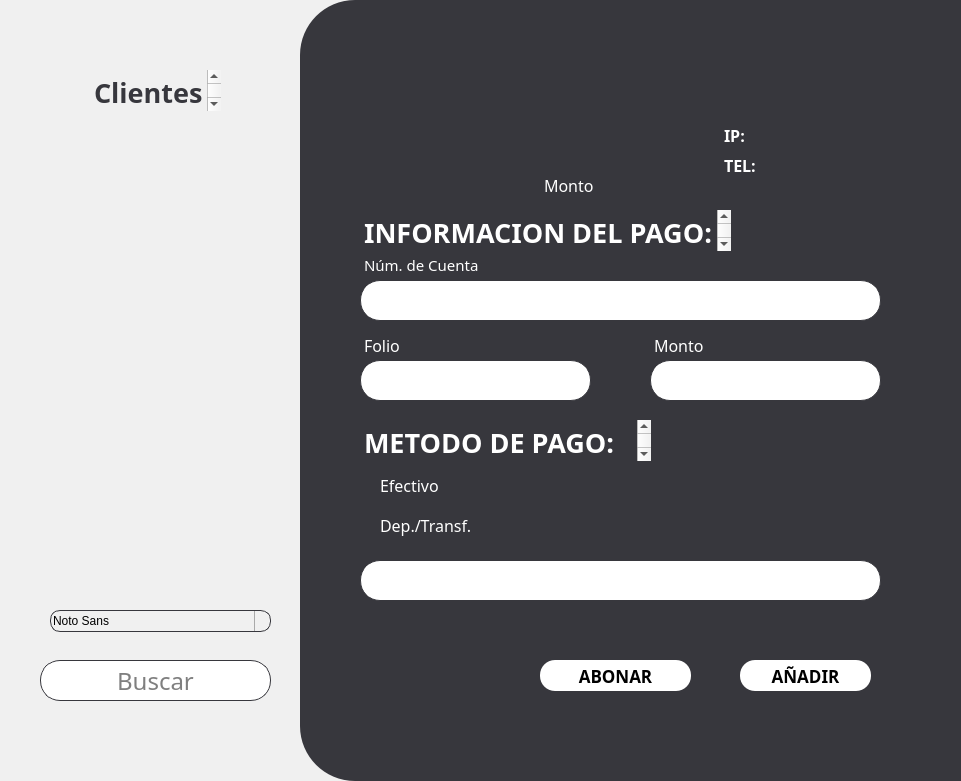
  <widget class="QFrame" name="frame_white">
   <property name="geometry">
    <rect>
     <x>340</x>
     <y>0</y>
     <width>961</width>
     <height>781</height>
    </rect>
   </property>
   <property name="styleSheet">
    <string notr="true">QFrame {
    border: none;       /* Color y grosor del borde */
    border-radius: 55px;          /* Radio de las esquinas */
    background-color: #f0f0f0;    /* Color de fondo */
    margin: 0px;                  /* Margen externo a 0 */
    padding: 0px;                 /* Espaciado interno a 0 */
}

</string>
   </property>
   <property name="frameShape">
    <enum>QFrame::StyledPanel</enum>
   </property>
   <property name="frameShadow">
    <enum>QFrame::Raised</enum>
   </property>
   <widget class="QFrame" name="frame_white_grey">
    <property name="geometry">
     <rect>
      <x>300</x>
      <y>0</y>
      <width>961</width>
      <height>781</height>
     </rect>
    </property>
    <property name="styleSheet">
     <string notr="true">QFrame {
    border: none;       /* Color y grosor del borde */
    border-radius: 55px;          /* Radio de las esquinas */
    background-color: #37373d;    /* Color de fondo */
    margin: 0px;                  /* Margen externo a 0 */
    padding: 0px;                 /* Espaciado interno a 0 */
}

</string>
    </property>
    <property name="frameShape">
     <enum>QFrame::StyledPanel</enum>
    </property>
    <property name="frameShadow">
     <enum>QFrame::Raised</enum>
    </property>
    <widget class="QRadioButton" name="EfectivoOption">
     <property name="geometry">
      <rect>
       <x>60</x>
       <y>470</y>
       <width>141</width>
       <height>31</height>
      </rect>
     </property>
     <property name="font">
      <font>
       <family>Montserrat</family>
       <pointsize>12</pointsize>
      </font>
     </property>
     <property name="styleSheet">
      <string notr="true">QRadioButton{
 background: transparent; 
color: #FFFFFF;
}</string>
     </property>
     <property name="text">
      <string>Efectivo</string>
     </property>
    </widget>
    <widget class="QRadioButton" name="DeptTransfOption">
     <property name="geometry">
      <rect>
       <x>60</x>
       <y>510</y>
       <width>141</width>
       <height>31</height>
      </rect>
     </property>
     <property name="font">
      <font>
       <family>Montserrat</family>
       <pointsize>12</pointsize>
      </font>
     </property>
     <property name="styleSheet">
      <string notr="true">QRadioButton{
 background: transparent; 
color: #FFFFFF;
}</string>
     </property>
     <property name="text">
      <string>Dep./Transf.</string>
     </property>
    </widget>
    <widget class="QPushButton" name="GuardarButton">
     <property name="geometry">
      <rect>
       <x>440</x>
       <y>660</y>
       <width>131</width>
       <height>31</height>
      </rect>
     </property>
     <property name="font">
      <font>
       <family>Montserrat</family>
       <pointsize>13</pointsize>
       <weight>75</weight>
       <bold>true</bold>
      </font>
     </property>
     <property name="styleSheet">
      <string notr="true">QPushButton{
		background: #FFFFFF; 
		 border-radius: 15px; 
}</string>
     </property>
     <property name="text">
      <string>AÑADIR</string>
     </property>
    </widget>
    <widget class="QLineEdit" name="MetodoHolder">
     <property name="geometry">
      <rect>
       <x>60</x>
       <y>560</y>
       <width>521</width>
       <height>41</height>
      </rect>
     </property>
     <property name="font">
      <font>
       <family>Montserrat</family>
       <pointsize>18</pointsize>
      </font>
     </property>
     <property name="layoutDirection">
      <enum>Qt::LeftToRight</enum>
     </property>
     <property name="styleSheet">
      <string notr="true">QLineEdit{
	border: 1px solid  #37373d;
		background: #FFFFFF; 
		 border-radius: 20px; 
}</string>
     </property>
     <property name="inputMask">
      <string/>
     </property>
     <property name="alignment">
      <set>Qt::AlignCenter</set>
     </property>
     <property name="placeholderText">
      <string/>
     </property>
    </widget>
    <widget class="QPushButton" name="AbonarButton">
     <property name="geometry">
      <rect>
       <x>240</x>
       <y>660</y>
       <width>151</width>
       <height>31</height>
      </rect>
     </property>
     <property name="font">
      <font>
       <family>Montserrat</family>
       <pointsize>13</pointsize>
       <weight>75</weight>
       <bold>true</bold>
      </font>
     </property>
     <property name="styleSheet">
      <string notr="true">QPushButton{
		background: #FFFFFF; 
		 border-radius: 15px; 
}</string>
     </property>
     <property name="text">
      <string>ABONAR</string>
     </property>
    </widget>
    <widget class="QTextBrowser" name="MetodoPago">
     <property name="geometry">
      <rect>
       <x>60</x>
       <y>420</y>
       <width>291</width>
       <height>41</height>
      </rect>
     </property>
     <property name="sizePolicy">
      <sizepolicy hsizetype="Expanding" vsizetype="Expanding">
       <horstretch>0</horstretch>
       <verstretch>0</verstretch>
      </sizepolicy>
     </property>
     <property name="font">
      <font>
       <family>Montserrat</family>
      </font>
     </property>
     <property name="toolTipDuration">
      <number>-1</number>
     </property>
     <property name="autoFillBackground">
      <bool>false</bool>
     </property>
     <property name="styleSheet">
      <string notr="true">QTextBrowser {
    background: transparent;  /* Quitar el fondo */
	color:#FFFFFF;
    border: none;             /* Quitar el borde */
	margin: 0;                /* Eliminar márgenes */
}</string>
     </property>
     <property name="html">
      <string>&lt;!DOCTYPE HTML PUBLIC &quot;-//W3C//DTD HTML 4.0//EN&quot; &quot;http://www.w3.org/TR/REC-html40/strict.dtd&quot;&gt;
&lt;html&gt;&lt;head&gt;&lt;meta name=&quot;qrichtext&quot; content=&quot;1&quot; /&gt;&lt;style type=&quot;text/css&quot;&gt;
p, li { white-space: pre-wrap; }
&lt;/style&gt;&lt;/head&gt;&lt;body style=&quot; font-family:'Montserrat'; font-size:8.25pt; font-weight:400; font-style:normal;&quot;&gt;
&lt;p style=&quot; margin-top:0px; margin-bottom:0px; margin-left:0px; margin-right:0px; -qt-block-indent:0; text-indent:0px;&quot;&gt;&lt;span style=&quot; font-family:'MS Shell Dlg 2'; font-size:20pt; font-weight:600;&quot;&gt;METODO DE PAGO:&lt;/span&gt;&lt;/p&gt;&lt;/body&gt;&lt;/html&gt;</string>
     </property>
    </widget>
    <widget class="QTextBrowser" name="InfoPago">
     <property name="geometry">
      <rect>
       <x>60</x>
       <y>210</y>
       <width>371</width>
       <height>41</height>
      </rect>
     </property>
     <property name="sizePolicy">
      <sizepolicy hsizetype="Expanding" vsizetype="Expanding">
       <horstretch>0</horstretch>
       <verstretch>0</verstretch>
      </sizepolicy>
     </property>
     <property name="font">
      <font>
       <family>Montserrat</family>
      </font>
     </property>
     <property name="toolTipDuration">
      <number>-1</number>
     </property>
     <property name="autoFillBackground">
      <bool>false</bool>
     </property>
     <property name="styleSheet">
      <string notr="true">QTextBrowser {
    background: transparent;  /* Quitar el fondo */
	color:#FFFFFF;
    border: none;             /* Quitar el borde */
	margin: 0;                /* Eliminar márgenes */
}</string>
     </property>
     <property name="html">
      <string>&lt;!DOCTYPE HTML PUBLIC &quot;-//W3C//DTD HTML 4.0//EN&quot; &quot;http://www.w3.org/TR/REC-html40/strict.dtd&quot;&gt;
&lt;html&gt;&lt;head&gt;&lt;meta name=&quot;qrichtext&quot; content=&quot;1&quot; /&gt;&lt;style type=&quot;text/css&quot;&gt;
p, li { white-space: pre-wrap; }
&lt;/style&gt;&lt;/head&gt;&lt;body style=&quot; font-family:'Montserrat'; font-size:8.25pt; font-weight:400; font-style:normal;&quot;&gt;
&lt;p style=&quot; margin-top:0px; margin-bottom:0px; margin-left:0px; margin-right:0px; -qt-block-indent:0; text-indent:0px;&quot;&gt;&lt;span style=&quot; font-family:'MS Shell Dlg 2'; font-size:20pt; font-weight:600;&quot;&gt;INFORMACION DEL PAGO:&lt;/span&gt;&lt;/p&gt;&lt;/body&gt;&lt;/html&gt;</string>
     </property>
    </widget>
    <widget class="QLineEdit" name="NumCuentaHolder">
     <property name="geometry">
      <rect>
       <x>60</x>
       <y>280</y>
       <width>521</width>
       <height>41</height>
      </rect>
     </property>
     <property name="font">
      <font>
       <family>Montserrat</family>
       <pointsize>18</pointsize>
      </font>
     </property>
     <property name="layoutDirection">
      <enum>Qt::LeftToRight</enum>
     </property>
     <property name="styleSheet">
      <string notr="true">QLineEdit{
	border: 1px solid  #37373d;
		background: #FFFFFF; 
		 border-radius: 20px; 
}</string>
     </property>
     <property name="inputMask">
      <string/>
     </property>
     <property name="alignment">
      <set>Qt::AlignCenter</set>
     </property>
     <property name="placeholderText">
      <string/>
     </property>
    </widget>
    <widget class="QTextBrowser" name="NumCuenta">
     <property name="geometry">
      <rect>
       <x>60</x>
       <y>250</y>
       <width>291</width>
       <height>41</height>
      </rect>
     </property>
     <property name="sizePolicy">
      <sizepolicy hsizetype="Expanding" vsizetype="Expanding">
       <horstretch>0</horstretch>
       <verstretch>0</verstretch>
      </sizepolicy>
     </property>
     <property name="font">
      <font>
       <family>Montserrat</family>
       <pointsize>5</pointsize>
      </font>
     </property>
     <property name="toolTipDuration">
      <number>-1</number>
     </property>
     <property name="autoFillBackground">
      <bool>false</bool>
     </property>
     <property name="styleSheet">
      <string notr="true">QTextBrowser {
    background: transparent;  /* Quitar el fondo */
	color:#FFFFFF;
    border: none;             /* Quitar el borde */
	margin: 0;                /* Eliminar márgenes */
}</string>
     </property>
     <property name="html">
      <string>&lt;!DOCTYPE HTML PUBLIC &quot;-//W3C//DTD HTML 4.0//EN&quot; &quot;http://www.w3.org/TR/REC-html40/strict.dtd&quot;&gt;
&lt;html&gt;&lt;head&gt;&lt;meta name=&quot;qrichtext&quot; content=&quot;1&quot; /&gt;&lt;style type=&quot;text/css&quot;&gt;
p, li { white-space: pre-wrap; }
&lt;/style&gt;&lt;/head&gt;&lt;body style=&quot; font-family:'Montserrat'; font-size:5pt; font-weight:400; font-style:normal;&quot;&gt;
&lt;p style=&quot; margin-top:0px; margin-bottom:0px; margin-left:0px; margin-right:0px; -qt-block-indent:0; text-indent:0px;&quot;&gt;&lt;span style=&quot; font-size:11pt;&quot;&gt;Núm. de Cuenta&lt;/span&gt;&lt;/p&gt;&lt;/body&gt;&lt;/html&gt;</string>
     </property>
    </widget>
    <widget class="QLineEdit" name="FolioHolder">
     <property name="geometry">
      <rect>
       <x>60</x>
       <y>360</y>
       <width>231</width>
       <height>41</height>
      </rect>
     </property>
     <property name="font">
      <font>
       <family>Montserrat</family>
       <pointsize>18</pointsize>
      </font>
     </property>
     <property name="layoutDirection">
      <enum>Qt::LeftToRight</enum>
     </property>
     <property name="styleSheet">
      <string notr="true">QLineEdit{
	border: 1px solid  #37373d;
		background: #FFFFFF; 
		 border-radius: 20px; 
}</string>
     </property>
     <property name="inputMask">
      <string/>
     </property>
     <property name="alignment">
      <set>Qt::AlignCenter</set>
     </property>
     <property name="placeholderText">
      <string/>
     </property>
    </widget>
    <widget class="QTextBrowser" name="Folio">
     <property name="geometry">
      <rect>
       <x>60</x>
       <y>330</y>
       <width>201</width>
       <height>41</height>
      </rect>
     </property>
     <property name="sizePolicy">
      <sizepolicy hsizetype="Expanding" vsizetype="Expanding">
       <horstretch>0</horstretch>
       <verstretch>0</verstretch>
      </sizepolicy>
     </property>
     <property name="font">
      <font>
       <family>Montserrat</family>
       <pointsize>5</pointsize>
      </font>
     </property>
     <property name="toolTipDuration">
      <number>-1</number>
     </property>
     <property name="autoFillBackground">
      <bool>false</bool>
     </property>
     <property name="styleSheet">
      <string notr="true">QTextBrowser {
    background: transparent;  /* Quitar el fondo */
	color:#FFFFFF;
    border: none;             /* Quitar el borde */
	margin: 0;                /* Eliminar márgenes */
}</string>
     </property>
     <property name="html">
      <string>&lt;!DOCTYPE HTML PUBLIC &quot;-//W3C//DTD HTML 4.0//EN&quot; &quot;http://www.w3.org/TR/REC-html40/strict.dtd&quot;&gt;
&lt;html&gt;&lt;head&gt;&lt;meta name=&quot;qrichtext&quot; content=&quot;1&quot; /&gt;&lt;style type=&quot;text/css&quot;&gt;
p, li { white-space: pre-wrap; }
&lt;/style&gt;&lt;/head&gt;&lt;body style=&quot; font-family:'Montserrat'; font-size:5pt; font-weight:400; font-style:normal;&quot;&gt;
&lt;p style=&quot; margin-top:0px; margin-bottom:0px; margin-left:0px; margin-right:0px; -qt-block-indent:0; text-indent:0px;&quot;&gt;&lt;span style=&quot; font-size:12pt;&quot;&gt;Folio&lt;/span&gt;&lt;/p&gt;&lt;/body&gt;&lt;/html&gt;</string>
     </property>
    </widget>
    <widget class="QTextBrowser" name="MontoText_2">
     <property name="geometry">
      <rect>
       <x>350</x>
       <y>330</y>
       <width>201</width>
       <height>41</height>
      </rect>
     </property>
     <property name="sizePolicy">
      <sizepolicy hsizetype="Expanding" vsizetype="Expanding">
       <horstretch>0</horstretch>
       <verstretch>0</verstretch>
      </sizepolicy>
     </property>
     <property name="font">
      <font>
       <family>Montserrat</family>
       <pointsize>5</pointsize>
      </font>
     </property>
     <property name="toolTipDuration">
      <number>-1</number>
     </property>
     <property name="autoFillBackground">
      <bool>false</bool>
     </property>
     <property name="styleSheet">
      <string notr="true">QTextBrowser {
    background: transparent;  /* Quitar el fondo */
	color:#FFFFFF;
    border: none;             /* Quitar el borde */
	margin: 0;                /* Eliminar márgenes */
}</string>
     </property>
     <property name="html">
      <string>&lt;!DOCTYPE HTML PUBLIC &quot;-//W3C//DTD HTML 4.0//EN&quot; &quot;http://www.w3.org/TR/REC-html40/strict.dtd&quot;&gt;
&lt;html&gt;&lt;head&gt;&lt;meta name=&quot;qrichtext&quot; content=&quot;1&quot; /&gt;&lt;style type=&quot;text/css&quot;&gt;
p, li { white-space: pre-wrap; }
&lt;/style&gt;&lt;/head&gt;&lt;body style=&quot; font-family:'Montserrat'; font-size:5pt; font-weight:400; font-style:normal;&quot;&gt;
&lt;p style=&quot; margin-top:0px; margin-bottom:0px; margin-left:0px; margin-right:0px; -qt-block-indent:0; text-indent:0px;&quot;&gt;&lt;span style=&quot; font-size:12pt;&quot;&gt;Monto&lt;/span&gt;&lt;/p&gt;&lt;/body&gt;&lt;/html&gt;</string>
     </property>
    </widget>
    <widget class="QLineEdit" name="MontoHolder">
     <property name="geometry">
      <rect>
       <x>350</x>
       <y>360</y>
       <width>231</width>
       <height>41</height>
      </rect>
     </property>
     <property name="font">
      <font>
       <family>Montserrat</family>
       <pointsize>18</pointsize>
      </font>
     </property>
     <property name="layoutDirection">
      <enum>Qt::LeftToRight</enum>
     </property>
     <property name="styleSheet">
      <string notr="true">QLineEdit{
	border: 1px solid  #37373d;
		background: #FFFFFF; 
		 border-radius: 20px; 
}</string>
     </property>
     <property name="inputMask">
      <string/>
     </property>
     <property name="alignment">
      <set>Qt::AlignCenter</set>
     </property>
     <property name="placeholderText">
      <string/>
     </property>
    </widget>
    <widget class="QTextBrowser" name="Adeudo">
     <property name="geometry">
      <rect>
       <x>60</x>
       <y>150</y>
       <width>181</width>
       <height>41</height>
      </rect>
     </property>
     <property name="sizePolicy">
      <sizepolicy hsizetype="Expanding" vsizetype="Expanding">
       <horstretch>0</horstretch>
       <verstretch>0</verstretch>
      </sizepolicy>
     </property>
     <property name="font">
      <font>
       <family>Montserrat</family>
       <pointsize>5</pointsize>
      </font>
     </property>
     <property name="toolTipDuration">
      <number>-1</number>
     </property>
     <property name="autoFillBackground">
      <bool>false</bool>
     </property>
     <property name="styleSheet">
      <string notr="true">QTextBrowser {
    background: transparent;  /* Quitar el fondo */
	color:#FFFFFF;
    border: none;             /* Quitar el borde */
	margin: 0;                /* Eliminar márgenes */
}</string>
     </property>
     <property name="html">
      <string>&lt;!DOCTYPE HTML PUBLIC &quot;-//W3C//DTD HTML 4.0//EN&quot; &quot;http://www.w3.org/TR/REC-html40/strict.dtd&quot;&gt;
&lt;html&gt;&lt;head&gt;&lt;meta name=&quot;qrichtext&quot; content=&quot;1&quot; /&gt;&lt;style type=&quot;text/css&quot;&gt;
p, li { white-space: pre-wrap; }
&lt;/style&gt;&lt;/head&gt;&lt;body style=&quot; font-family:'Montserrat'; font-size:5pt; font-weight:400; font-style:normal;&quot;&gt;
&lt;p style=&quot;-qt-paragraph-type:empty; margin-top:0px; margin-bottom:0px; margin-left:0px; margin-right:0px; -qt-block-indent:0; text-indent:0px;&quot;&gt;&lt;br /&gt;&lt;/p&gt;&lt;/body&gt;&lt;/html&gt;</string>
     </property>
    </widget>
    <widget class="QTextBrowser" name="MontoText">
     <property name="geometry">
      <rect>
       <x>240</x>
       <y>170</y>
       <width>81</width>
       <height>41</height>
      </rect>
     </property>
     <property name="sizePolicy">
      <sizepolicy hsizetype="Expanding" vsizetype="Expanding">
       <horstretch>0</horstretch>
       <verstretch>0</verstretch>
      </sizepolicy>
     </property>
     <property name="font">
      <font>
       <family>Montserrat</family>
       <pointsize>5</pointsize>
      </font>
     </property>
     <property name="toolTipDuration">
      <number>-1</number>
     </property>
     <property name="autoFillBackground">
      <bool>false</bool>
     </property>
     <property name="styleSheet">
      <string notr="true">QTextBrowser {
    background: transparent;  /* Quitar el fondo */
	color:#FFFFFF;
    border: none;             /* Quitar el borde */
	margin: 0;                /* Eliminar márgenes */
}</string>
     </property>
     <property name="html">
      <string>&lt;!DOCTYPE HTML PUBLIC &quot;-//W3C//DTD HTML 4.0//EN&quot; &quot;http://www.w3.org/TR/REC-html40/strict.dtd&quot;&gt;
&lt;html&gt;&lt;head&gt;&lt;meta name=&quot;qrichtext&quot; content=&quot;1&quot; /&gt;&lt;style type=&quot;text/css&quot;&gt;
p, li { white-space: pre-wrap; }
&lt;/style&gt;&lt;/head&gt;&lt;body style=&quot; font-family:'Montserrat'; font-size:5pt; font-weight:400; font-style:normal;&quot;&gt;
&lt;p style=&quot; margin-top:0px; margin-bottom:0px; margin-left:0px; margin-right:0px; -qt-block-indent:0; text-indent:0px;&quot;&gt;&lt;span style=&quot; font-size:12pt;&quot;&gt;Monto&lt;/span&gt;&lt;/p&gt;&lt;/body&gt;&lt;/html&gt;</string>
     </property>
    </widget>
    <widget class="QTextBrowser" name="Adeudo_2">
     <property name="geometry">
      <rect>
       <x>60</x>
       <y>70</y>
       <width>331</width>
       <height>61</height>
      </rect>
     </property>
     <property name="sizePolicy">
      <sizepolicy hsizetype="Expanding" vsizetype="Expanding">
       <horstretch>0</horstretch>
       <verstretch>0</verstretch>
      </sizepolicy>
     </property>
     <property name="font">
      <font>
       <family>Montserrat</family>
       <pointsize>5</pointsize>
       <weight>50</weight>
       <bold>false</bold>
      </font>
     </property>
     <property name="toolTipDuration">
      <number>-1</number>
     </property>
     <property name="autoFillBackground">
      <bool>false</bool>
     </property>
     <property name="styleSheet">
      <string notr="true">QTextBrowser {
    background: transparent;  /* Quitar el fondo */
	color:#FFFFFF;
    border: none;             /* Quitar el borde */
	margin: 0;                /* Eliminar márgenes */
}</string>
     </property>
     <property name="html">
      <string>&lt;!DOCTYPE HTML PUBLIC &quot;-//W3C//DTD HTML 4.0//EN&quot; &quot;http://www.w3.org/TR/REC-html40/strict.dtd&quot;&gt;
&lt;html&gt;&lt;head&gt;&lt;meta name=&quot;qrichtext&quot; content=&quot;1&quot; /&gt;&lt;style type=&quot;text/css&quot;&gt;
p, li { white-space: pre-wrap; }
&lt;/style&gt;&lt;/head&gt;&lt;body style=&quot; font-family:'Montserrat'; font-size:5pt; font-weight:400; font-style:normal;&quot;&gt;
&lt;p style=&quot;-qt-paragraph-type:empty; margin-top:0px; margin-bottom:0px; margin-left:0px; margin-right:0px; -qt-block-indent:0; text-indent:0px;&quot;&gt;&lt;br /&gt;&lt;/p&gt;&lt;/body&gt;&lt;/html&gt;</string>
     </property>
    </widget>
    <widget class="QTextBrowser" name="IpText">
     <property name="geometry">
      <rect>
       <x>420</x>
       <y>120</y>
       <width>31</width>
       <height>31</height>
      </rect>
     </property>
     <property name="sizePolicy">
      <sizepolicy hsizetype="Expanding" vsizetype="Expanding">
       <horstretch>0</horstretch>
       <verstretch>0</verstretch>
      </sizepolicy>
     </property>
     <property name="font">
      <font>
       <family>Montserrat</family>
       <pointsize>5</pointsize>
      </font>
     </property>
     <property name="toolTipDuration">
      <number>-1</number>
     </property>
     <property name="autoFillBackground">
      <bool>false</bool>
     </property>
     <property name="styleSheet">
      <string notr="true">QTextBrowser {
    background: transparent;  /* Quitar el fondo */
	color:#FFFFFF;
    border: none;             /* Quitar el borde */
	margin: 0;                /* Eliminar márgenes */
}</string>
     </property>
     <property name="html">
      <string>&lt;!DOCTYPE HTML PUBLIC &quot;-//W3C//DTD HTML 4.0//EN&quot; &quot;http://www.w3.org/TR/REC-html40/strict.dtd&quot;&gt;
&lt;html&gt;&lt;head&gt;&lt;meta name=&quot;qrichtext&quot; content=&quot;1&quot; /&gt;&lt;style type=&quot;text/css&quot;&gt;
p, li { white-space: pre-wrap; }
&lt;/style&gt;&lt;/head&gt;&lt;body style=&quot; font-family:'Montserrat'; font-size:5pt; font-weight:400; font-style:normal;&quot;&gt;
&lt;p style=&quot; margin-top:0px; margin-bottom:0px; margin-left:0px; margin-right:0px; -qt-block-indent:0; text-indent:0px;&quot;&gt;&lt;span style=&quot; font-size:12pt; font-weight:600;&quot;&gt;IP:&lt;/span&gt;&lt;/p&gt;&lt;/body&gt;&lt;/html&gt;</string>
     </property>
    </widget>
    <widget class="QTextBrowser" name="TELText">
     <property name="geometry">
      <rect>
       <x>420</x>
       <y>150</y>
       <width>61</width>
       <height>31</height>
      </rect>
     </property>
     <property name="sizePolicy">
      <sizepolicy hsizetype="Expanding" vsizetype="Expanding">
       <horstretch>0</horstretch>
       <verstretch>0</verstretch>
      </sizepolicy>
     </property>
     <property name="font">
      <font>
       <family>Montserrat</family>
       <pointsize>5</pointsize>
      </font>
     </property>
     <property name="toolTipDuration">
      <number>-1</number>
     </property>
     <property name="autoFillBackground">
      <bool>false</bool>
     </property>
     <property name="styleSheet">
      <string notr="true">QTextBrowser {
    background: transparent;  /* Quitar el fondo */
	color:#FFFFFF;
    border: none;             /* Quitar el borde */
	margin: 0;                /* Eliminar márgenes */
}</string>
     </property>
     <property name="html">
      <string>&lt;!DOCTYPE HTML PUBLIC &quot;-//W3C//DTD HTML 4.0//EN&quot; &quot;http://www.w3.org/TR/REC-html40/strict.dtd&quot;&gt;
&lt;html&gt;&lt;head&gt;&lt;meta name=&quot;qrichtext&quot; content=&quot;1&quot; /&gt;&lt;style type=&quot;text/css&quot;&gt;
p, li { white-space: pre-wrap; }
&lt;/style&gt;&lt;/head&gt;&lt;body style=&quot; font-family:'Montserrat'; font-size:5pt; font-weight:400; font-style:normal;&quot;&gt;
&lt;p style=&quot; margin-top:0px; margin-bottom:0px; margin-left:0px; margin-right:0px; -qt-block-indent:0; text-indent:0px;&quot;&gt;&lt;span style=&quot; font-size:12pt; font-weight:600;&quot;&gt;TEL:&lt;/span&gt;&lt;/p&gt;&lt;/body&gt;&lt;/html&gt;</string>
     </property>
    </widget>
    <widget class="QTextBrowser" name="TelHolder">
     <property name="geometry">
      <rect>
       <x>470</x>
       <y>150</y>
       <width>111</width>
       <height>31</height>
      </rect>
     </property>
     <property name="sizePolicy">
      <sizepolicy hsizetype="Expanding" vsizetype="Expanding">
       <horstretch>0</horstretch>
       <verstretch>0</verstretch>
      </sizepolicy>
     </property>
     <property name="font">
      <font>
       <family>Montserrat</family>
       <pointsize>5</pointsize>
      </font>
     </property>
     <property name="toolTipDuration">
      <number>-1</number>
     </property>
     <property name="autoFillBackground">
      <bool>false</bool>
     </property>
     <property name="styleSheet">
      <string notr="true">QTextBrowser {
    background: transparent;  /* Quitar el fondo */
	color:#FFFFFF;
    border: none;             /* Quitar el borde */
	margin: 0;                /* Eliminar márgenes */
}</string>
     </property>
     <property name="html">
      <string>&lt;!DOCTYPE HTML PUBLIC &quot;-//W3C//DTD HTML 4.0//EN&quot; &quot;http://www.w3.org/TR/REC-html40/strict.dtd&quot;&gt;
&lt;html&gt;&lt;head&gt;&lt;meta name=&quot;qrichtext&quot; content=&quot;1&quot; /&gt;&lt;style type=&quot;text/css&quot;&gt;
p, li { white-space: pre-wrap; }
&lt;/style&gt;&lt;/head&gt;&lt;body style=&quot; font-family:'Montserrat'; font-size:5pt; font-weight:400; font-style:normal;&quot;&gt;
&lt;p style=&quot;-qt-paragraph-type:empty; margin-top:0px; margin-bottom:0px; margin-left:0px; margin-right:0px; -qt-block-indent:0; text-indent:0px;&quot;&gt;&lt;br /&gt;&lt;/p&gt;&lt;/body&gt;&lt;/html&gt;</string>
     </property>
    </widget>
    <widget class="QTextBrowser" name="IPHolder">
     <property name="geometry">
      <rect>
       <x>470</x>
       <y>120</y>
       <width>111</width>
       <height>31</height>
      </rect>
     </property>
     <property name="sizePolicy">
      <sizepolicy hsizetype="Expanding" vsizetype="Expanding">
       <horstretch>0</horstretch>
       <verstretch>0</verstretch>
      </sizepolicy>
     </property>
     <property name="font">
      <font>
       <family>Montserrat</family>
       <pointsize>5</pointsize>
      </font>
     </property>
     <property name="toolTipDuration">
      <number>-1</number>
     </property>
     <property name="autoFillBackground">
      <bool>false</bool>
     </property>
     <property name="styleSheet">
      <string notr="true">QTextBrowser {
    background: transparent;  /* Quitar el fondo */
	color:#FFFFFF;
    border: none;             /* Quitar el borde */
	margin: 0;                /* Eliminar márgenes */
}</string>
     </property>
     <property name="html">
      <string>&lt;!DOCTYPE HTML PUBLIC &quot;-//W3C//DTD HTML 4.0//EN&quot; &quot;http://www.w3.org/TR/REC-html40/strict.dtd&quot;&gt;
&lt;html&gt;&lt;head&gt;&lt;meta name=&quot;qrichtext&quot; content=&quot;1&quot; /&gt;&lt;style type=&quot;text/css&quot;&gt;
p, li { white-space: pre-wrap; }
&lt;/style&gt;&lt;/head&gt;&lt;body style=&quot; font-family:'Montserrat'; font-size:5pt; font-weight:400; font-style:normal;&quot;&gt;
&lt;p style=&quot;-qt-paragraph-type:empty; margin-top:0px; margin-bottom:0px; margin-left:0px; margin-right:0px; -qt-block-indent:0; text-indent:0px;&quot;&gt;&lt;br /&gt;&lt;/p&gt;&lt;/body&gt;&lt;/html&gt;</string>
     </property>
    </widget>
   </widget>
   <widget class="QTextBrowser" name="Clientes">
    <property name="geometry">
     <rect>
      <x>90</x>
      <y>70</y>
      <width>131</width>
      <height>41</height>
     </rect>
    </property>
    <property name="sizePolicy">
     <sizepolicy hsizetype="Expanding" vsizetype="Expanding">
      <horstretch>0</horstretch>
      <verstretch>0</verstretch>
     </sizepolicy>
    </property>
    <property name="font">
     <font>
      <family>Montserrat</family>
     </font>
    </property>
    <property name="toolTipDuration">
     <number>-1</number>
    </property>
    <property name="autoFillBackground">
     <bool>false</bool>
    </property>
    <property name="styleSheet">
     <string notr="true">QTextBrowser {
    background: transparent;  /* Quitar el fondo */
	color:#37373d;
    border: none;             /* Quitar el borde */
	margin: 0;                /* Eliminar márgenes */
}</string>
    </property>
    <property name="html">
     <string>&lt;!DOCTYPE HTML PUBLIC &quot;-//W3C//DTD HTML 4.0//EN&quot; &quot;http://www.w3.org/TR/REC-html40/strict.dtd&quot;&gt;
&lt;html&gt;&lt;head&gt;&lt;meta name=&quot;qrichtext&quot; content=&quot;1&quot; /&gt;&lt;style type=&quot;text/css&quot;&gt;
p, li { white-space: pre-wrap; }
&lt;/style&gt;&lt;/head&gt;&lt;body style=&quot; font-family:'Montserrat'; font-size:8.25pt; font-weight:400; font-style:normal;&quot;&gt;
&lt;p style=&quot; margin-top:0px; margin-bottom:0px; margin-left:0px; margin-right:0px; -qt-block-indent:0; text-indent:0px;&quot;&gt;&lt;span style=&quot; font-family:'MS Shell Dlg 2'; font-size:20pt; font-weight:600;&quot;&gt;Clientes&lt;/span&gt;&lt;/p&gt;&lt;/body&gt;&lt;/html&gt;</string>
    </property>
   </widget>
   <widget class="QListView" name="listViewClients">
    <property name="geometry">
     <rect>
      <x>40</x>
      <y>141</y>
      <width>221</width>
      <height>411</height>
     </rect>
    </property>
    <property name="font">
     <font>
      <family>Montserrat</family>
      <pointsize>16</pointsize>
     </font>
    </property>
   </widget>
   <widget class="QLineEdit" name="lineEdit">
    <property name="geometry">
     <rect>
      <x>40</x>
      <y>660</y>
      <width>231</width>
      <height>41</height>
     </rect>
    </property>
    <property name="font">
     <font>
      <family>Montserrat</family>
      <pointsize>18</pointsize>
     </font>
    </property>
    <property name="layoutDirection">
     <enum>Qt::LeftToRight</enum>
    </property>
    <property name="styleSheet">
     <string notr="true">QLineEdit{
	border: 1px solid  #37373d;
		background: #FFFFFF; 
		 border-radius: 20px; 
}</string>
    </property>
    <property name="inputMask">
     <string/>
    </property>
    <property name="alignment">
     <set>Qt::AlignCenter</set>
    </property>
    <property name="placeholderText">
     <string>Buscar</string>
    </property>
   </widget>
   <widget class="QFontComboBox" name="Filtro">
    <property name="geometry">
     <rect>
      <x>50</x>
      <y>610</y>
      <width>221</width>
      <height>22</height>
     </rect>
    </property>
    <property name="font">
     <font>
      <family>Montserrat</family>
      <pointsize>14</pointsize>
     </font>
    </property>
    <property name="styleSheet">
     <string notr="true">QFontComboBox{
	border: 1px solid #37373d;
	border-radius: 10px;
	background: transparent;
}
QComboBox::drop-down {
    subcontrol-origin: padding;
    subcontrol-position: top right;
    width: 15px;
    border-left-width: 1px;
    border-left-color: darkgray;
    border-left-style: solid;
    border-top-right-radius: 3px;
    border-bottom-right-radius: 3px;
    background: transparent;  /* Fondo transparente */
}

QComboBox::down-arrow {
    image: url(none); /* Borra cualquier imagen personalizada */
    width: 10px;  /* Tamaño predeterminado de la flecha */
    height: 10px;
}

QComboBox::down-arrow {
    image: url(:/qt-project.org/styles/commonstyle/images/arrow-down-16.png);  /* Restaura la flecha predeterminada */
}</string>
    </property>
    <property name="currentText">
     <string>Montserrat</string>
    </property>
    <property name="currentFont">
     <font>
      <family>Montserrat</family>
      <pointsize>14</pointsize>
      <weight>50</weight>
      <bold>false</bold>
     </font>
    </property>
   </widget>
  </widget>
